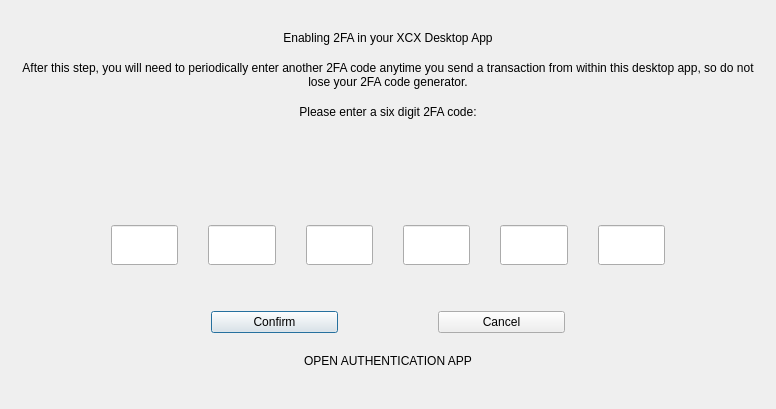
<?xml version="1.0" encoding="UTF-8"?>
<ui version="4.0">
 <class>TwoFADialog</class>
 <widget class="QDialog" name="TwoFADialog">
  <property name="geometry">
   <rect>
    <x>0</x>
    <y>0</y>
    <width>776</width>
    <height>409</height>
   </rect>
  </property>
  <property name="sizePolicy">
   <sizepolicy hsizetype="Expanding" vsizetype="Expanding">
    <horstretch>0</horstretch>
    <verstretch>0</verstretch>
   </sizepolicy>
  </property>
  <property name="windowTitle">
   <string>Transaction Details</string>
  </property>
  <layout class="QVBoxLayout" name="verticalLayout" stretch="0,0,0,0,0,0">
   <property name="topMargin">
    <number>30</number>
   </property>
   <item>
    <layout class="QHBoxLayout" name="horizontalLayout" stretch="0">
     <item>
      <widget class="QLabel" name="label">
       <property name="text">
        <string>Enabling 2FA in your XCX Desktop App</string>
       </property>
       <property name="alignment">
        <set>Qt::AlignCenter</set>
       </property>
      </widget>
     </item>
    </layout>
   </item>
   <item>
    <layout class="QHBoxLayout" name="horizontalLayout_2" stretch="0">
     <property name="topMargin">
      <number>10</number>
     </property>
     <item>
      <widget class="QLabel" name="label_2">
       <property name="font">
        <font>
         <pointsize>9</pointsize>
        </font>
       </property>
       <property name="lineWidth">
        <number>2</number>
       </property>
       <property name="text">
        <string>After this step, you will need to periodically enter another 2FA code anytime you send a transaction from within this desktop app, so do not lose your 2FA code generator.</string>
       </property>
       <property name="alignment">
        <set>Qt::AlignCenter</set>
       </property>
       <property name="wordWrap">
        <bool>true</bool>
       </property>
      </widget>
     </item>
    </layout>
   </item>
   <item>
    <layout class="QHBoxLayout" name="horizontalLayout_3" stretch="0">
     <property name="topMargin">
      <number>10</number>
     </property>
     <item>
      <widget class="QLabel" name="label_3">
       <property name="font">
        <font>
         <pointsize>9</pointsize>
        </font>
       </property>
       <property name="text">
        <string>Please enter a six digit 2FA code:</string>
       </property>
       <property name="alignment">
        <set>Qt::AlignCenter</set>
       </property>
      </widget>
     </item>
    </layout>
   </item>
   <item>
    <layout class="QHBoxLayout" name="horizontalLayout_4">
     <property name="spacing">
      <number>30</number>
     </property>
     <property name="leftMargin">
      <number>100</number>
     </property>
     <property name="topMargin">
      <number>100</number>
     </property>
     <property name="rightMargin">
      <number>100</number>
     </property>
     <property name="bottomMargin">
      <number>40</number>
     </property>
     <item>
      <widget class="QLineEdit" name="txtcode_1">
       <property name="sizePolicy">
        <sizepolicy hsizetype="Preferred" vsizetype="Preferred">
         <horstretch>0</horstretch>
         <verstretch>0</verstretch>
        </sizepolicy>
       </property>
       <property name="minimumSize">
        <size>
         <width>0</width>
         <height>40</height>
        </size>
       </property>
       <property name="baseSize">
        <size>
         <width>0</width>
         <height>0</height>
        </size>
       </property>
       <property name="autoFillBackground">
        <bool>false</bool>
       </property>
       <property name="inputMethodHints">
        <set>Qt::ImhDigitsOnly</set>
       </property>
       <property name="placeholderText">
        <string/>
       </property>
      </widget>
     </item>
     <item>
      <widget class="QLineEdit" name="txtcode_2">
       <property name="sizePolicy">
        <sizepolicy hsizetype="Preferred" vsizetype="Preferred">
         <horstretch>0</horstretch>
         <verstretch>0</verstretch>
        </sizepolicy>
       </property>
       <property name="minimumSize">
        <size>
         <width>0</width>
         <height>40</height>
        </size>
       </property>
       <property name="baseSize">
        <size>
         <width>0</width>
         <height>0</height>
        </size>
       </property>
       <property name="inputMethodHints">
        <set>Qt::ImhDigitsOnly</set>
       </property>
      </widget>
     </item>
     <item>
      <widget class="QLineEdit" name="txtcode_3">
       <property name="sizePolicy">
        <sizepolicy hsizetype="Preferred" vsizetype="Preferred">
         <horstretch>0</horstretch>
         <verstretch>0</verstretch>
        </sizepolicy>
       </property>
       <property name="minimumSize">
        <size>
         <width>0</width>
         <height>40</height>
        </size>
       </property>
       <property name="baseSize">
        <size>
         <width>0</width>
         <height>0</height>
        </size>
       </property>
       <property name="inputMethodHints">
        <set>Qt::ImhDigitsOnly</set>
       </property>
      </widget>
     </item>
     <item>
      <widget class="QLineEdit" name="txtcode_4">
       <property name="sizePolicy">
        <sizepolicy hsizetype="Preferred" vsizetype="Preferred">
         <horstretch>0</horstretch>
         <verstretch>0</verstretch>
        </sizepolicy>
       </property>
       <property name="minimumSize">
        <size>
         <width>0</width>
         <height>40</height>
        </size>
       </property>
       <property name="baseSize">
        <size>
         <width>0</width>
         <height>0</height>
        </size>
       </property>
       <property name="inputMethodHints">
        <set>Qt::ImhDigitsOnly</set>
       </property>
      </widget>
     </item>
     <item>
      <widget class="QLineEdit" name="txtcode_5">
       <property name="sizePolicy">
        <sizepolicy hsizetype="Preferred" vsizetype="Preferred">
         <horstretch>0</horstretch>
         <verstretch>0</verstretch>
        </sizepolicy>
       </property>
       <property name="minimumSize">
        <size>
         <width>0</width>
         <height>40</height>
        </size>
       </property>
       <property name="baseSize">
        <size>
         <width>0</width>
         <height>0</height>
        </size>
       </property>
       <property name="inputMethodHints">
        <set>Qt::ImhDigitsOnly</set>
       </property>
      </widget>
     </item>
     <item>
      <widget class="QLineEdit" name="txtcode_6">
       <property name="enabled">
        <bool>true</bool>
       </property>
       <property name="sizePolicy">
        <sizepolicy hsizetype="Preferred" vsizetype="Preferred">
         <horstretch>0</horstretch>
         <verstretch>0</verstretch>
        </sizepolicy>
       </property>
       <property name="minimumSize">
        <size>
         <width>0</width>
         <height>40</height>
        </size>
       </property>
       <property name="baseSize">
        <size>
         <width>0</width>
         <height>0</height>
        </size>
       </property>
       <property name="inputMethodHints">
        <set>Qt::ImhDigitsOnly</set>
       </property>
      </widget>
     </item>
    </layout>
   </item>
   <item>
    <layout class="QHBoxLayout" name="horizontalLayout_5">
     <property name="spacing">
      <number>100</number>
     </property>
     <property name="leftMargin">
      <number>200</number>
     </property>
     <property name="rightMargin">
      <number>200</number>
     </property>
     <item>
      <widget class="QPushButton" name="btnOK">
       <property name="text">
        <string>Confirm</string>
       </property>
       <property name="shortcut">
        <string>Return</string>
       </property>
      </widget>
     </item>
     <item>
      <widget class="QPushButton" name="btnCancel">
       <property name="text">
        <string>Cancel</string>
       </property>
       <property name="shortcut">
        <string>Esc</string>
       </property>
      </widget>
     </item>
    </layout>
   </item>
   <item>
    <layout class="QHBoxLayout" name="horizontalLayout_6">
     <property name="topMargin">
      <number>15</number>
     </property>
     <property name="bottomMargin">
      <number>30</number>
     </property>
     <item>
      <widget class="QLabel" name="lblOpenAppURL">
       <property name="font">
        <font>
         <pointsize>9</pointsize>
        </font>
       </property>
       <property name="text">
        <string>OPEN AUTHENTICATION APP</string>
       </property>
       <property name="alignment">
        <set>Qt::AlignCenter</set>
       </property>
      </widget>
     </item>
    </layout>
   </item>
  </layout>
 </widget>
 <resources/>
 <connections/>
</ui>
